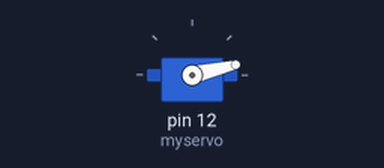
This sketch was run on a simulated Arduino Uno, built with avr-gcc and run on an emulated ATmega328P. Shown: servo.

Above: at 0.05 s.
At 0.65 s:
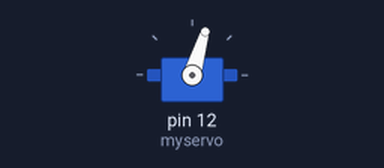
At 1.05 s:
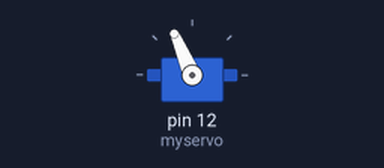
At 2.05 s:
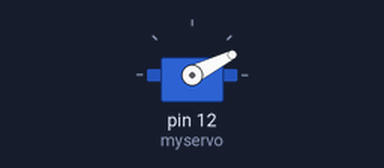
Timing chart, 0 to 5.1 s (numbered marks = the images above):
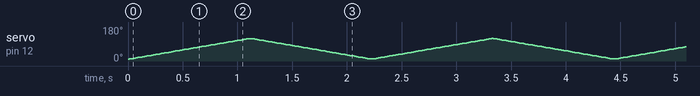

The sketch:

servo_motor_lite.ino
```cpp
#include <Servo.h>

Servo myservo;

int s = 0;    // variable to store the servo position

void setup() {
  myservo.attach(12);  // attaches the servo on pin 9 to the servo object
}

void loop() {
  for (int i=10; i<120; i++ ){
    myservo.write(i);
    delay(10); }

  for (int i=120; i>10; i-- ){
    myservo.write(i);
    delay(10); }


}
```
